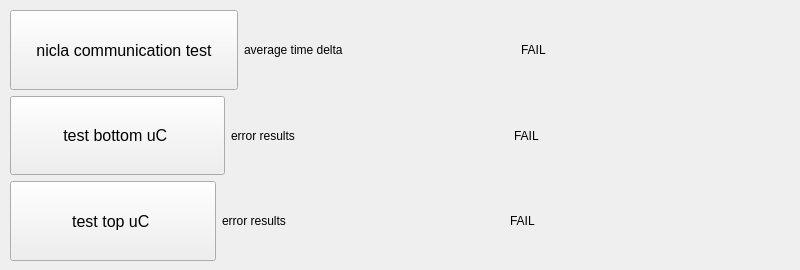
        <widget class="QWidget" name="microcontroller_tests_page">
         <widget class="QWidget" name="verticalLayoutWidget_7">
          <property name="geometry">
           <rect>
            <x>10</x>
            <y>10</y>
            <width>781</width>
            <height>251</height>
           </rect>
          </property>
          <layout class="QVBoxLayout" name="verticalLayout_8">
           <item>
            <layout class="QHBoxLayout" name="horizontalLayout_41">
             <property name="sizeConstraint">
              <enum>QLayout::SetFixedSize</enum>
             </property>
             <item>
              <widget class="QPushButton" name="test_nicla_communications">
               <property name="sizePolicy">
                <sizepolicy hsizetype="Fixed" vsizetype="Minimum">
                 <horstretch>0</horstretch>
                 <verstretch>0</verstretch>
                </sizepolicy>
               </property>
               <property name="sizeIncrement">
                <size>
                 <width>0</width>
                 <height>0</height>
                </size>
               </property>
               <property name="baseSize">
                <size>
                 <width>0</width>
                 <height>0</height>
                </size>
               </property>
               <property name="font">
                <font>
                 <pointsize>12</pointsize>
                </font>
               </property>
               <property name="text">
                <string>     nicla communication test     </string>
               </property>
              </widget>
             </item>
             <item>
              <widget class="QLabel" name="test_nicla_communications_data">
               <property name="text">
                <string>average time delta</string>
               </property>
              </widget>
             </item>
             <item>
              <widget class="QLabel" name="test_nicla_communications_passfail">
               <property name="text">
                <string>FAIL</string>
               </property>
              </widget>
             </item>
            </layout>
           </item>
           <item>
            <layout class="QHBoxLayout" name="horizontalLayout_39">
             <item>
              <widget class="QPushButton" name="test_bottom_uc">
               <property name="sizePolicy">
                <sizepolicy hsizetype="Fixed" vsizetype="Minimum">
                 <horstretch>0</horstretch>
                 <verstretch>0</verstretch>
                </sizepolicy>
               </property>
               <property name="font">
                <font>
                 <pointsize>12</pointsize>
                </font>
               </property>
               <property name="text">
                <string>           test bottom uC            </string>
               </property>
              </widget>
             </item>
             <item>
              <widget class="QLabel" name="test_bottom_uc_data">
               <property name="text">
                <string>error results</string>
               </property>
              </widget>
             </item>
             <item>
              <widget class="QLabel" name="test_bottom_uc_passfail">
               <property name="text">
                <string>FAIL</string>
               </property>
              </widget>
             </item>
            </layout>
           </item>
           <item>
            <layout class="QHBoxLayout" name="horizontalLayout_40">
             <item>
              <widget class="QPushButton" name="test_top_uc">
               <property name="sizePolicy">
                <sizepolicy hsizetype="Fixed" vsizetype="Minimum">
                 <horstretch>0</horstretch>
                 <verstretch>0</verstretch>
                </sizepolicy>
               </property>
               <property name="minimumSize">
                <size>
                 <width>0</width>
                 <height>0</height>
                </size>
               </property>
               <property name="font">
                <font>
                 <pointsize>12</pointsize>
                </font>
               </property>
               <property name="text">
                <string>             test top uC              </string>
               </property>
              </widget>
             </item>
             <item>
              <widget class="QLabel" name="test_top_uc_data">
               <property name="text">
                <string>error results</string>
               </property>
              </widget>
             </item>
             <item>
              <widget class="QLabel" name="test_top_uc_passfail">
               <property name="text">
                <string>FAIL</string>
               </property>
              </widget>
             </item>
            </layout>
           </item>
          </layout>
         </widget>
        </widget>
